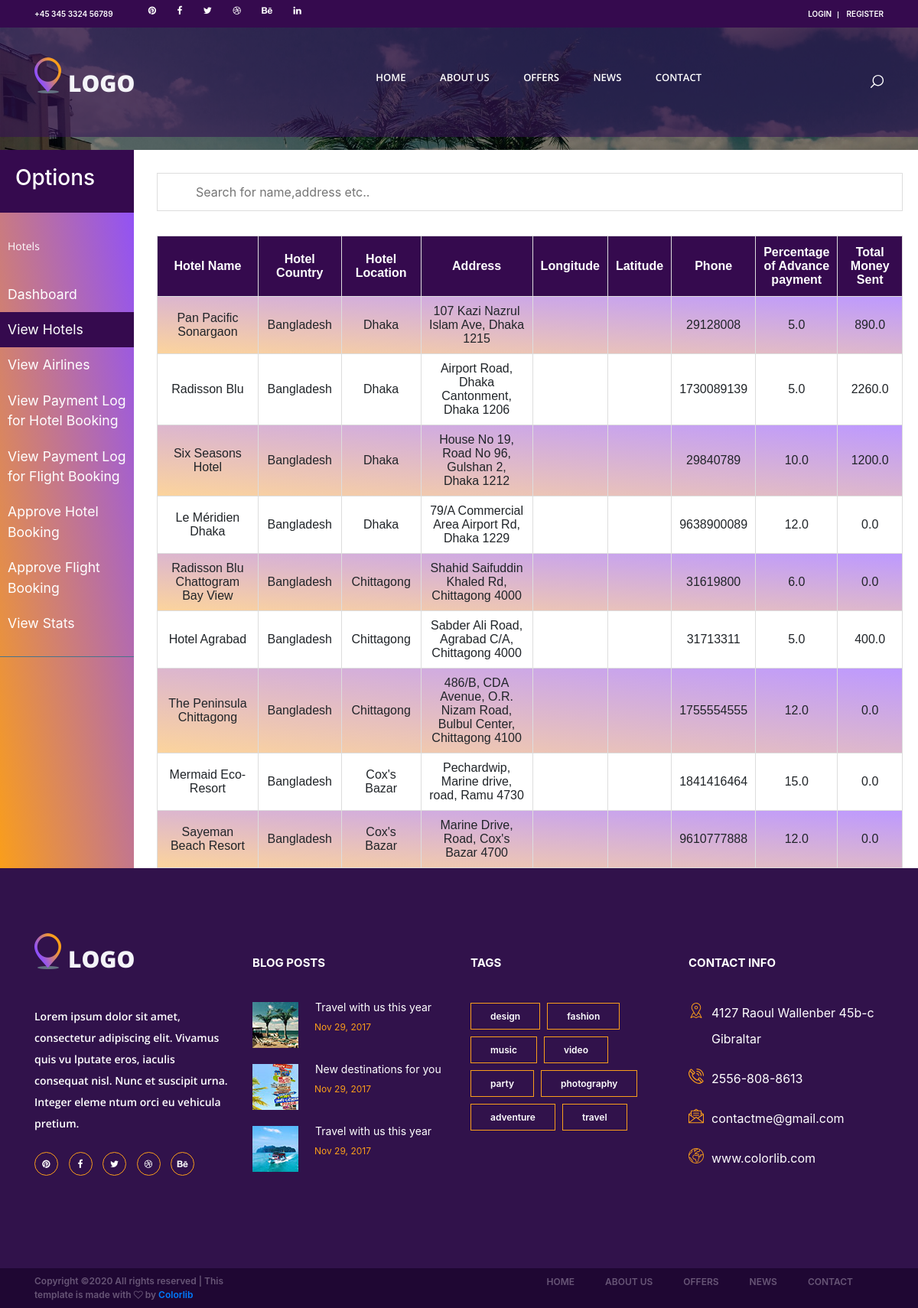
/viewHotels, run on the app's committed database.
### database/models.py (models this page shows, shortened)
class Hotel(models.Model):
    Hotel_Name = models.CharField(max_length=200)
    Hotel_Location = models.CharField(max_length=500)
    Hotel_Country = models.CharField(max_length=500, null=True)
    TotalSentMoney = models.FloatField()
    Percentage = models.FloatField()
    CompanyAdmin = models.ForeignKey(User, on_delete=models.CASCADE, null=True)
    Description = models.TextField(null=True)
    Address = models.CharField(max_length=200, null=True)
    Phone = models.PositiveIntegerField(null=True)
    Latitude = models.FloatField(null=True)
    Longitude = models.FloatField(null=True)

### siteadmin/views.py (the view)
# urls.py: path('viewHotels', views.viewHotels, name='HotelList'),
def viewHotels(request):
    cursor = connection.cursor()
    cursor.execute(
        "select Hotel_Name,Hotel_Location,Hotel_Country,Address,Phone,TotalSentMoney,Percentage from database_hotel")
    data = namedtuplefetchall(cursor)
    return render(request, "siteadmin/AdminHotels.html", {'data': data})

### siteadmin/views.py (called while the page is built)
def namedtuplefetchall(cursor):
    desc = cursor.description
    nt_result = namedtuple('Result', [col[0] for col in desc])
    return [nt_result(*row) for row in cursor.fetchall()]

### HotelFlight/templates/siteadmin/AdminHotels.html (shortened to what this page needs)
{% extends "search/base.html" %}
{% load static %}
{% load url_replace %}
{% load url_get %}
{% load widget_tweaks %}
{% block css %}
<link rel="stylesheet" type="text/css" href="{% static 'search/styles/bootstrap4/bootstrap.min.css' %}">
<link href="{% static 'search/plugins/font-awesome-4.7.0/css/font-awesome.min.css' %}" rel="stylesheet"
      type="text/css">
<link rel="stylesheet" type="text/css" href="{% static 'search/styles/search.css' %}">
<link rel="stylesheet" type="text/css" href="{% static 'search/styles/single_listing_styles.css' %}">
<link rel="stylesheet" type="text/css" href="{% static 'search/styles/responsive.css' %}">
<link rel="stylesheet" type="text/css" href="{% static 'gijgo/js/gijgo.min.css' %}">
<link rel="stylesheet" type="text/css" href="{% static 'adminpanel/sidebar.css' %}">
<link rel="stylesheet" href="https://maxcdn.bootstrapcdn.com/bootstrap/4.0.0/css/bootstrap.min.css"
>
{% endblock css %}
{% block content %}
<div class="offers">
    <div class="hero-image"
         style="height:24.5%;background-image: linear-gradient(rgba(0, 0, 0, 0.5), rgba(0, 0, 0, 0.5)), url({% static 'search/images/single_background.jpg' %})">
    </div>
    <div class="">
        <div class="row">
            <div class="col-lg-2" style="display: flex">
                <nav id="sidebar">
                    <div class="sidebar-header">
                        <h3>Options</h3>
                    </div>
                    <ul class="list-unstyled components">
                        <p>Hotels</p>
                        <li class="">
                            <a href="{% url 'SiteAdminDash' %}">Dashboard</a>
                        </li>
                        <li class="active">
                            <a href="{% url 'HotelList' %}">View Hotels</a>
                        </li>
                        <li class="">
                            <a href="{% url 'AirlinesList' %}">View Airlines</a>
                        </li>
                        <li class="">
                            <a href="{% url 'HotelPaymentLog' %}">View Payment Log for Hotel Booking</a>
                        </li>
                        <li class="">
                            <a href="{% url 'AirlinesPaymentLog' %}">View Payment Log for Flight Booking</a>
                        </li>
                        <li class="">
                            <a href="{% url 'ApproveHotelBooking' %}">Approve Hotel Booking</a>
                        </li>
                        <li class="">
                            <a href="{% url 'ApproveFlightBooking' %}">Approve Flight Booking</a>
                        </li>
                        <li class="">
                            <a href="{% url 'Statistics' %}">View Stats</a>
                        </li>
                    </ul>
                </nav>
            </div>
            <div class="col-lg-10" style="padding-right: 35px;padding-top:30px;">
                <input type="text" id="hotelInput" onkeyup="searchTable()" placeholder="Search for name,address etc.."
                       title="Type in a name,address,location.....">
                <div class="rooms" style="margin-top: 20px;">
                    <table id="hotelTable" width="100%">
                        <tr align="center">
                            <th onclick="sortTable(0,false)">
                                Hotel Name
                            </th>
                            <th onclick="sortTable(1,false)">
                                Hotel Country
                            </th>
                            <th onclick="sortTable(2,false)">
                                Hotel Location
                            </th>
                            <th onclick="sortTable(3,false)" width="15%">
                                Address
                            </th>
                            <th onclick="sortTable(4,true)">
                                Longitude
                            </th>
                            <th onclick="sortTable(5,true)">
                                Latitude
                            </th>
                            <th onclick="sortTable(6,false)" width="10%">
                                Phone
                            </th>
                            <th onclick="sortTable(7,true)" width="10%">
                                Percentage of Advance payment
                            </th>
                            <th onclick="sortTable(8,true)">
                                Total Money Sent
                            </th>
                        </tr>
                        {% for datum in data %}
                        <tr align="center">
                            <td>
                                {{ datum.Hotel_Name }}
                            </td>
                            <td>
                                {{ datum.Hotel_Country }}
                            </td>
                            <td>
                                {{ datum.Hotel_Location }}
                            </td>
                            <td>
                                {{ datum.Address }}
                            </td>
                            <td>
                            </td>
                            <td>
                            </td>
                            <td>
                                {{ datum.Phone }}
                            </td>
                            <td>
                                {{ datum.Percentage }}
                            </td>
                            <td>
                                {{ datum.TotalSentMoney }}
                            </td>
                        </tr>
                        {% endfor %}
                    </table>
                </div>
            </div>
        </div>
    </div>
</div>
{% endblock content %}

### HotelFlight/static/search/styles/search.css (style rules this page uses)
* { margin: 0; padding: 0; -webkit-font-smoothing: antialiased; -webkit-text-shadow: rgba(0, 0, 0, .01) 0 0 1px; text-shadow: rgba(0, 0, 0, .01) 0 0 1px; }
body { font-family: 'Open Sans', sans-serif; font-size: 14px; font-weight: 400; background: #FFFFFF; }
div { display: block; position: relative; -webkit-box-sizing: border-box; -moz-box-sizing: border-box; box-sizing: border-box; }
ul { list-style: none; margin-bottom: 0px; }
p { font-family: 'Open Sans', sans-serif; font-size: 14px; line-height: 2; font-weight: 400; color: white; -webkit-font-smoothing: antialiased; -webkit-text-shadow: rgba(0, 0, 0, .01) 0 0 1px; text-shadow: rgba(0, 0, 0, .01) 0 0 1px; }
a, a:hover, a:visited, a:active, a:link { text-decoration: none; -webkit-font-smoothing: antialiased; -webkit-text-shadow: rgba(0, 0, 0, .01) 0 0 1px; text-shadow: rgba(0, 0, 0, .01) 0 0 1px; }
h3 { font-size: 24px; }
h1, h2, h3, h4, h5, h6 { font-family: 'Open Sans', sans-serif; -webkit-font-smoothing: antialiased; -webkit-text-shadow: rgba(0, 0, 0, .01) 0 0 1px; text-shadow: rgba(0, 0, 0, .01) 0 0 1px; }
.offers { position: static; padding-top: 0px; padding-bottom: 0px; margin: 0px; padding-left: 0px; }
.hero-image { height: 38%; background-position: center; background-repeat: no-repeat; background-size: cover; position: relative; }

### HotelFlight/static/search/styles/single_listing_styles.css (style rules this page uses)
* { margin: 0; padding: 0; -webkit-font-smoothing: antialiased; -webkit-text-shadow: rgba(0,0,0,.01) 0 0 1px; text-shadow: rgba(0,0,0,.01) 0 0 1px; }
body { font-family: 'Open Sans', sans-serif; font-size: 14px; font-weight: 400; background: #FFFFFF; color: #a5a5a5; }
div { display: block; position: relative; -webkit-box-sizing: border-box; -moz-box-sizing: border-box; box-sizing: border-box; }
ul { list-style: none; margin-bottom: 0px; }
p { font-family: 'Open Sans', sans-serif; font-size: 14px; line-height: 2; font-weight: 400; color: #929191; -webkit-font-smoothing: antialiased; -webkit-text-shadow: rgba(0,0,0,.01) 0 0 1px; text-shadow: rgba(0,0,0,.01) 0 0 1px; }
a, a:hover, a:visited, a:active, a:link { text-decoration: none; -webkit-font-smoothing: antialiased; -webkit-text-shadow: rgba(0,0,0,.01) 0 0 1px; text-shadow: rgba(0,0,0,.01) 0 0 1px; }
h3 { font-size: 24px; }
h1, h2, h3, h4, h5, h6 { font-family: 'Open Sans', sans-serif; -webkit-font-smoothing: antialiased; -webkit-text-shadow: rgba(0,0,0,.01) 0 0 1px; text-shadow: rgba(0,0,0,.01) 0 0 1px; }
.rooms { margin-top: 69px; }

### HotelFlight/static/adminpanel/sidebar.css (style rules this page uses)
#sidebar { min-width: 100%; max-width: 100%; min-height: 100vh; background: linear-gradient(to top right, #fa9e1b, #8d4fff); color: #fff; transition: all 0.3s; }
#sidebar .sidebar-header { padding: 20px; background: #350a4e; }
#sidebar ul.components { padding: 20px 0; border-bottom: 1px solid #47748b; color: white; }
#sidebar ul p { color: #fff; padding: 10px; }
#sidebar ul li a { padding: 10px; font-size: 1.1em; display: block; color: #fff; }
#sidebar ul li.active > a, a[aria-expanded="true"] { color: #fff; background: #350a4e; }
* { box-sizing: border-box; }
.row:after { content: ""; display: table; clear: both; }
.active, .demo:hover { opacity: 1; }

### data on the page
Hotel: Hotel_Name "Pan Pacific Sonargaon", Hotel_Country "Bangladesh", Hotel_Location "Dhaka", Address "107 Kazi Nazrul Islam Ave, Dhaka 1215", Phone "29128008", Percentage "5.0", TotalSentMoney "890.0"
Hotel: Hotel_Name "Radisson Blu", Hotel_Country "Bangladesh", Hotel_Location "Dhaka", Address "Airport Road, Dhaka Cantonment, Dhaka 1206", Phone "1730089139", Percentage "5.0", TotalSentMoney "2260.0"
Hotel: Hotel_Name "Six Seasons Hotel", Hotel_Country "Bangladesh", Hotel_Location "Dhaka", Address "House No 19, Road No 96, Gulshan 2, Dhaka 1212", Phone "29840789", Percentage "10.0", TotalSentMoney "1200.0"
Hotel: Hotel_Name "Le Méridien Dhaka", Hotel_Country "Bangladesh", Hotel_Location "Dhaka", Address "79/A Commercial Area Airport Rd, Dhaka 1229", Phone "9638900089", Percentage "12.0", TotalSentMoney "0.0"
Hotel: Hotel_Name "Radisson Blu Chattogram Bay View", Hotel_Country "Bangladesh", Hotel_Location "Chittagong", Address "Shahid Saifuddin Khaled Rd, Chittagong 4000", Phone "31619800", Percentage "6.0", TotalSentMoney "0.0"
Hotel: Hotel_Name "Hotel Agrabad", Hotel_Country "Bangladesh", Hotel_Location "Chittagong", Address "Sabder Ali Road, Agrabad C/A, Chittagong 4000", Phone "31713311", Percentage "5.0", TotalSentMoney "400.0"
Hotel: Hotel_Name "The Peninsula Chittagong", Hotel_Country "Bangladesh", Hotel_Location "Chittagong", Address "486/B, CDA Avenue, O.R. Nizam Road, Bulbul Center, Chittagong 4100", Phone "1755554555", Percentage "12.0", TotalSentMoney "0.0"
Hotel: Hotel_Name "Mermaid Eco-Resort", Hotel_Country "Bangladesh", Hotel_Location "Cox's Bazar", Address "Pechardwip, Marine drive, road, Ramu 4730", Phone "1841416464", Percentage "15.0", TotalSentMoney "0.0"
Hotel: Hotel_Name "Sayeman Beach Resort", Hotel_Country "Bangladesh", Hotel_Location "Cox's Bazar", Address "Marine Drive, Road, Cox's Bazar 4700", Phone "9610777888", Percentage "12.0", TotalSentMoney "0.0"
